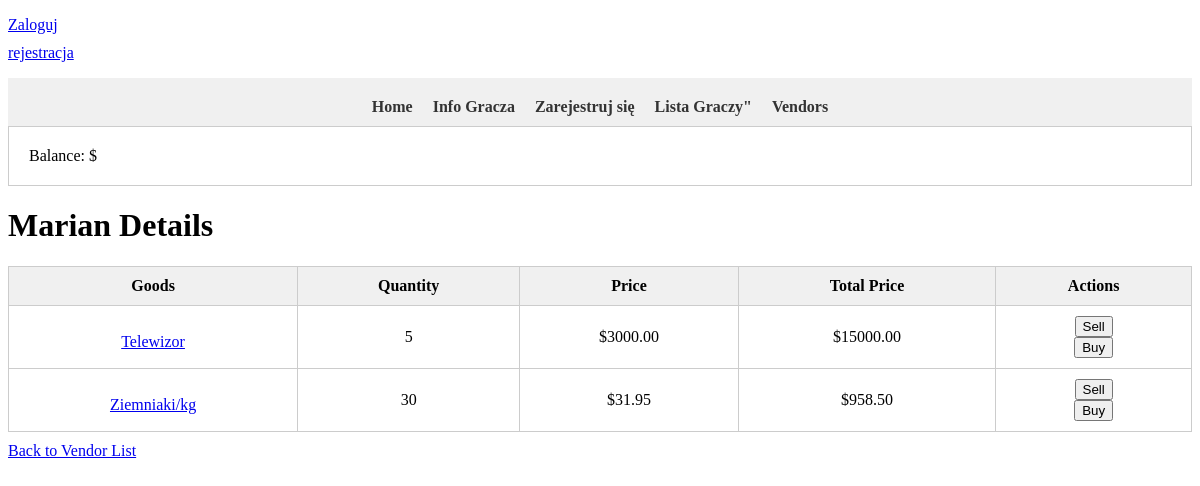
Before: /seller/1/ with the older database file.
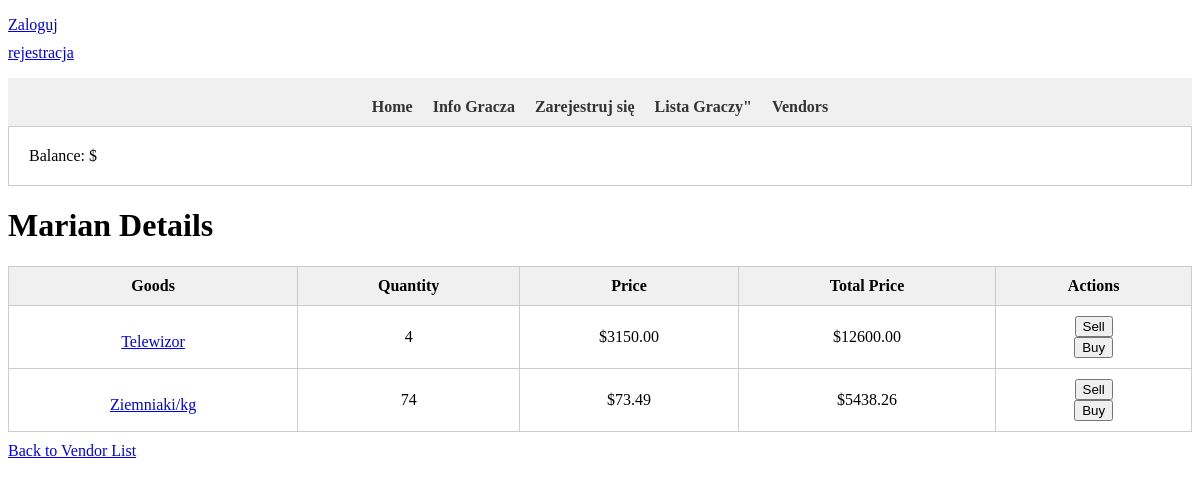
After: the same page with the newer database file.
### SimGame/models.py (models this page shows)
class SellerGoods(models.Model):
    seller = models.ForeignKey(Seller, on_delete=models.CASCADE)
    goods = models.ForeignKey(Goods, on_delete=models.CASCADE)
    quantity = models.IntegerField()

class Goods(models.Model):
    name = models.CharField(max_length=64)
    price = models.DecimalField(max_digits=10, decimal_places=2)
    cumulative_demand = models.IntegerField(default=0)

### SimGame/views.py (the view)
# urls.py: path('seller/<int:pk>/', SellerDetail.as_view(), name='seller_detail'),
class SellerDetail(View):
    def get(self, request, pk):
        seller = get_object_or_404(Seller, pk=pk)
        sellergoods = SellerGoods.objects.filter(seller=seller).select_related('goods')
        for sellergood in sellergoods:
            sellergood.total_price = sellergood.quantity * sellergood.goods.price
        context = {
            'seller': seller,
            'sellergoods': sellergoods,
        }
        return render(request, 'seller_detail.html', context)

### templates/seller_detail.html (shortened to what this page needs)
{% extends 'base.html' %}
{% block content %}
<h1>{{ seller.name }} Details</h1>
<table class="seller-details-table">
    <thead>
        <tr>
            <th>Goods</th>
            <th>Quantity</th>
            <th>Price</th>
            <th>Total Price</th>
            <th>Actions</th>
        </tr>
    </thead>
    <tbody>
        {% for sellergood in sellergoods %}
        <tr>
            <td><a href="{% url 'good_detail' sellergood.goods_id %}">{{ sellergood.goods.name }}</a></td>
            <td>{{ sellergood.quantity }}</td>
            <td>${{ sellergood.goods.price }}</td>
            <td>${{ sellergood.total_price }}</td>
            <td>
                <form action="{% url 'sell_good' sellergood.id %}" method="post">
                    <input type="submit" value="Sell">
                </form>
                <form action="{% url 'buy_good' sellergood.id %}" method="post">
                    <input type="submit" value="Buy">
                </form>
            </td>
        </tr>
        {% endfor %}
    </tbody>
</table>
<a href="{% url 'vendor_list' %}">Back to Vendor List</a>
{% endblock content %}

Changed rows visible on the page:
changed SellerGoods "Telewizor": quantity "5" → "4"; goods.price "3000.00" → "3150.00"; total_price "15000.00" → "12600.00"
changed SellerGoods "Ziemniaki/kg": quantity "30" → "74"; goods.price "31.95" → "73.49"; total_price "958.50" → "5438.26"
